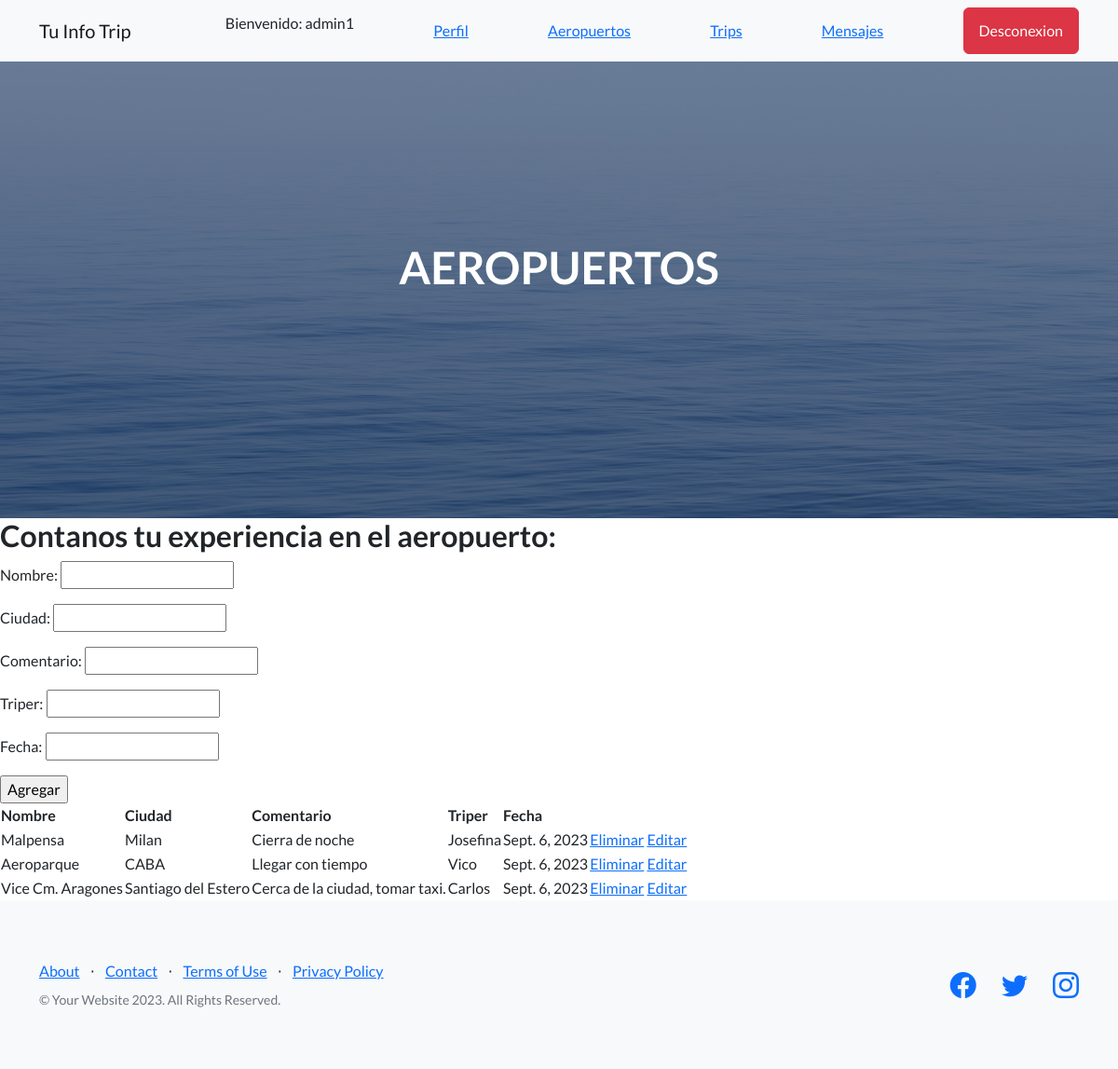
The page /AppBlog/aeropuertos/ (signed in) on the database its author committed.
### AppBlog/models.py (models this page shows, shortened)
class Aeropuerto(models.Model):
    nombre=models.CharField(max_length=50)
    ciudad=models.CharField(max_length=50)
    comentario=models.CharField(max_length=50)
    triper=models.CharField(max_length=50, null=True)
    fecha=models.DateField(default=date.today)

### AppBlog/views.py (the view)
# urls.py: path('aeropuertos/', aeropuertos, name="aeropuertos"),
@login_required
def aeropuertos(request):
    if request.method=="POST":
        form=AeropuertoForm(request.POST)
        if form.is_valid():
            info=form.cleaned_data
            nombre=info["nombre"]
            ciudad=info["ciudad"]
            comentario=info["comentario"]
            triper=info["triper"]
            fecha=info["fecha"]
            aeropuerto=Aeropuerto(nombre=nombre, ciudad=ciudad, comentario=comentario, triper=triper, fecha=fecha)
            aeropuerto.save()
            mensaje="Agregaste un aeropuerto"
        else:
            mensaje="Datos invalidos"
        aeropuertos=Aeropuerto.objects.all()
        formulario_aeropuerto=AeropuertoForm()
        return render(request,"AppBlog/aeropuertos.html", {"mensaje":mensaje, "formulario":formulario_aeropuerto,"aeropuertos":aeropuertos})
    else:
        formulario_aeropuerto=AeropuertoForm()
        aeropuertos=Aeropuerto.objects.all()
    return render(request,"AppBlog/aeropuertos.html", {"formulario":formulario_aeropuerto, "aeropuertos": aeropuertos})

### AppBlog/forms.py
class AeropuertoForm(forms.Form):
    nombre=forms.CharField(max_length=50)
    ciudad=forms.CharField(max_length=50)
    comentario=forms.CharField(max_length=50)
    triper=forms.CharField(max_length=50)
    fecha=forms.DateField()

### AppBlog/templates/AppBlog/aeropuertos.html (shortened to what this page needs)
{% extends "Appblog/padre.html" %}
{% load static %}
{% block titulo %} AEROPUERTOS {% endblock %}
{% block contenido_que_cambia %}
<h2>Contanos tu experiencia en el aeropuerto:</h2>
<form action="{% url 'aeropuertos' %}" method="POST"> {% csrf_token %}
    {{ formulario.as_p }}
    <input type="submit" value="Agregar">
</form>
<table>
    <thead>
        <tr>
            <th>Nombre</th>
            <th>Ciudad</th>
            <th>Comentario</th>
            <th>Triper</th>
            <th>Fecha</th>
        </tr>
    </thead>
    <tbody>
        {% for aeropuerto in aeropuertos %}
        <tr>
            <td>
                {{ aeropuerto.nombre }}
            </td>
            <td>
                {{ aeropuerto.ciudad }}
            </td>
            <td>
                {{ aeropuerto.comentario}}
            </td>
            <td>
                {{ aeropuerto.triper }}
            </td>
            <td>
                {{ aeropuerto.fecha }}
            </td>
            <td>
                <a class="text-primary" href="{% url 'eliminarAeropuerto' aeropuerto.id %}"> Eliminar</a>
                <a class="text-primary" href="{% url 'editarAeropuerto' aeropuerto.id %}"> Editar</a>
            </td>
        </tr>
        {% endfor %}
    </tbody>
</table>
{% endblock %}

### AppBlog/templates/AppBlog/padre.html (shortened to what this page needs)
<!DOCTYPE html>
<html lang="en">
    <head>
        {% load static %}
        <link href="https://cdn.jsdelivr.net/npm/bootstrap-icons@1.5.0/font/bootstrap-icons.css" rel="stylesheet" type="text/css" />
        <link href="{% static 'AppBlog/css/styles.css' %}" rel="stylesheet" />
    </head>
    <body>
        <nav class="navbar navbar-light bg-light static-top">
            <div class="container">
                <a class="navbar-brand" href="{% url 'inicio' %}">Tu Info Trip</a>
                {% if user.is_authenticated %}
                <p> Bienvenido: {{ user.username }}</p>
                <a class="text-primary" href="{% url 'ver_perfil' %}">Perfil</a>
                <a class="text-primary" href="{% url 'aeropuertos' %}">Aeropuertos</a>
                <a class="text-primary" href="{% url 'trip_list' %}">Trips</a>
                <a class="text-primary" href="{% url 'enviar_mensaje' %}">Mensajes</a>
                <a class="btn btn-danger" href="{% url 'logout' %}">Desconexion</a>
                {% else %}
                <a class="btn btn-success" href="{% url 'login' %}">Ingresar</a>
                <a class="btn btn-secondary"href="{% url 'register' %}">Registrarse</a>
                {% endif %}
            </div>
        </nav>
        <header class="masthead">
            <div class="container position-relative">
                <div class="row justify-content-center">
                    <div class="col-xl-6">
                        <div class="text-center text-white">
                            <h1 class="mb-5">{% block titulo %} {% endblock%}</h1>
                        </div>
                    </div>
                </div>
            </div>
        </header>
        {% block contenido_que_cambia %}
        {% endblock %}
        <footer class="footer bg-light">
            <div class="container">
                <div class="row">
                    <div class="col-lg-6 h-100 text-center text-lg-start my-auto">
                        <ul class="list-inline mb-2">
                            <li class="list-inline-item"><a href="#!">About</a></li>
                            <li class="list-inline-item">⋅</li>
                            <li class="list-inline-item"><a href="#!">Contact</a></li>
                            <li class="list-inline-item">⋅</li>
                            <li class="list-inline-item"><a href="#!">Terms of Use</a></li>
                            <li class="list-inline-item">⋅</li>
                            <li class="list-inline-item"><a href="#!">Privacy Policy</a></li>
                        </ul>
                        <p class="text-muted small mb-4 mb-lg-0">&copy; Your Website 2023. All Rights Reserved.</p>
                    </div>
                    <div class="col-lg-6 h-100 text-center text-lg-end my-auto">
                        <ul class="list-inline mb-0">
                            <li class="list-inline-item me-4">
                                <a href="#!"><i class="bi-facebook fs-3"></i></a>
                            </li>
                            <li class="list-inline-item me-4">
                                <a href="#!"><i class="bi-twitter fs-3"></i></a>
                            </li>
                            <li class="list-inline-item">
                                <a href="#!"><i class="bi-instagram fs-3"></i></a>
                            </li>
                        </ul>
                    </div>
                </div>
            </div>
        </footer>
    </body>
</html>

### rows shown on the page
Aeropuerto: nombre "Malpensa", ciudad "Milan", comentario "Cierra de noche", triper "Josefina", fecha "Sept. 6, 2023"
Aeropuerto: nombre "Aeroparque", ciudad "CABA", comentario "Llegar con tiempo", triper "Vico", fecha "Sept. 6, 2023"
Aeropuerto: nombre "Vice Cm. Aragones", ciudad "Santiago del Estero", comentario "Cerca de la ciudad, tomar taxi.", triper "Carlos", fecha "Sept. 6, 2023"

### other values the page prints
{{ user.username }} "admin1"
